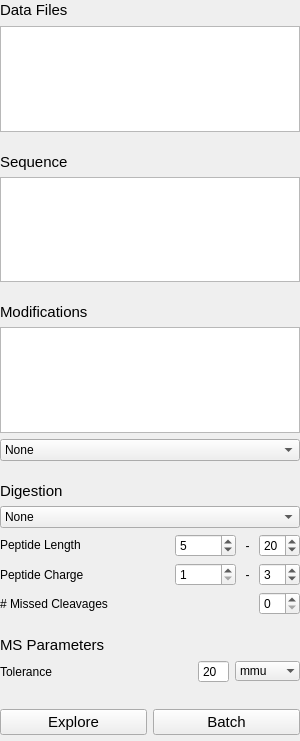
      <widget class="QWidget" name="scrollAreaWidgetContents">
       <property name="geometry">
        <rect>
         <x>0</x>
         <y>0</y>
         <width>300</width>
         <height>741</height>
        </rect>
       </property>
       <layout class="QGridLayout" name="gridLayout_11">
        <property name="leftMargin">
         <number>0</number>
        </property>
        <property name="topMargin">
         <number>0</number>
        </property>
        <property name="rightMargin">
         <number>0</number>
        </property>
        <property name="bottomMargin">
         <number>6</number>
        </property>
        <property name="spacing">
         <number>6</number>
        </property>
        <item row="10" column="0">
         <widget class="QLabel" name="label_3">
          <property name="sizePolicy">
           <sizepolicy hsizetype="Expanding" vsizetype="Preferred">
            <horstretch>0</horstretch>
            <verstretch>0</verstretch>
           </sizepolicy>
          </property>
          <property name="maximumSize">
           <size>
            <width>16777215</width>
            <height>50</height>
           </size>
          </property>
          <property name="font">
           <font>
            <pointsize>11</pointsize>
            <weight>50</weight>
            <bold>false</bold>
           </font>
          </property>
          <property name="text">
           <string>Sequence</string>
          </property>
         </widget>
        </item>
        <item row="14" column="0">
         <widget class="QLabel" name="label_6">
          <property name="sizePolicy">
           <sizepolicy hsizetype="Expanding" vsizetype="Preferred">
            <horstretch>0</horstretch>
            <verstretch>0</verstretch>
           </sizepolicy>
          </property>
          <property name="font">
           <font>
            <pointsize>11</pointsize>
            <weight>50</weight>
            <bold>false</bold>
           </font>
          </property>
          <property name="toolTip">
           <string>Modifications applied to all possible residues, multiple per peptide</string>
          </property>
          <property name="text">
           <string>Modifications</string>
          </property>
         </widget>
        </item>
        <item row="7" column="0">
         <layout class="QHBoxLayout" name="horizontalLayout_3">
          <item>
           <widget class="QLabel" name="label_14">
            <property name="sizePolicy">
             <sizepolicy hsizetype="Preferred" vsizetype="Fixed">
              <horstretch>0</horstretch>
              <verstretch>0</verstretch>
             </sizepolicy>
            </property>
            <property name="font">
             <font>
              <pointsize>11</pointsize>
              <weight>50</weight>
              <bold>false</bold>
             </font>
            </property>
            <property name="text">
             <string>Data Files</string>
            </property>
           </widget>
          </item>
          <item>
           <spacer name="horizontalSpacer_5">
            <property name="orientation">
             <enum>Qt::Horizontal</enum>
            </property>
            <property name="sizeType">
             <enum>QSizePolicy::Expanding</enum>
            </property>
            <property name="sizeHint" stdset="0">
             <size>
              <width>200</width>
              <height>20</height>
             </size>
            </property>
           </spacer>
          </item>
          <item>
           <widget class="QPushButton" name="FileAdd">
            <property name="sizePolicy">
             <sizepolicy hsizetype="Preferred" vsizetype="Fixed">
              <horstretch>1</horstretch>
              <verstretch>0</verstretch>
             </sizepolicy>
            </property>
            <property name="minimumSize">
             <size>
              <width>20</width>
              <height>20</height>
             </size>
            </property>
            <property name="maximumSize">
             <size>
              <width>20</width>
              <height>20</height>
             </size>
            </property>
            <property name="font">
             <font>
              <weight>75</weight>
              <bold>true</bold>
             </font>
            </property>
            <property name="toolTip">
             <string>Add .mz5 Files</string>
            </property>
            <property name="text">
             <string/>
            </property>
            <property name="icon">
             <iconset resource="icons.qrc">
              <normaloff>:/icons/img/list-add.png</normaloff>:/icons/img/list-add.png</iconset>
            </property>
            <property name="iconSize">
             <size>
              <width>16</width>
              <height>16</height>
             </size>
            </property>
            <property name="checkable">
             <bool>false</bool>
            </property>
            <property name="default">
             <bool>false</bool>
            </property>
            <property name="flat">
             <bool>true</bool>
            </property>
           </widget>
          </item>
          <item>
           <widget class="QPushButton" name="FileConvert">
            <property name="minimumSize">
             <size>
              <width>20</width>
              <height>20</height>
             </size>
            </property>
            <property name="maximumSize">
             <size>
              <width>20</width>
              <height>20</height>
             </size>
            </property>
            <property name="toolTip">
             <string>Convert MS Files</string>
            </property>
            <property name="text">
             <string/>
            </property>
            <property name="icon">
             <iconset resource="icons.qrc">
              <normaloff>:/icons/img/Gnome-go-jump.svg</normaloff>:/icons/img/Gnome-go-jump.svg</iconset>
            </property>
            <property name="flat">
             <bool>true</bool>
            </property>
           </widget>
          </item>
          <item>
           <widget class="QPushButton" name="FileRemove">
            <property name="sizePolicy">
             <sizepolicy hsizetype="Preferred" vsizetype="Fixed">
              <horstretch>0</horstretch>
              <verstretch>0</verstretch>
             </sizepolicy>
            </property>
            <property name="minimumSize">
             <size>
              <width>20</width>
              <height>20</height>
             </size>
            </property>
            <property name="maximumSize">
             <size>
              <width>20</width>
              <height>20</height>
             </size>
            </property>
            <property name="font">
             <font>
              <pointsize>10</pointsize>
              <weight>75</weight>
              <bold>true</bold>
             </font>
            </property>
            <property name="toolTip">
             <string>Remove Files</string>
            </property>
            <property name="text">
             <string/>
            </property>
            <property name="icon">
             <iconset resource="icons.qrc">
              <normaloff>:/icons/img/list-remove.png</normaloff>:/icons/img/list-remove.png</iconset>
            </property>
            <property name="iconSize">
             <size>
              <width>16</width>
              <height>16</height>
             </size>
            </property>
            <property name="flat">
             <bool>true</bool>
            </property>
           </widget>
          </item>
         </layout>
        </item>
        <item row="15" column="0">
         <widget class="QListWidget" name="FixModList">
          <property name="sizePolicy">
           <sizepolicy hsizetype="Expanding" vsizetype="Preferred">
            <horstretch>0</horstretch>
            <verstretch>0</verstretch>
           </sizepolicy>
          </property>
          <property name="minimumSize">
           <size>
            <width>0</width>
            <height>60</height>
           </size>
          </property>
          <property name="maximumSize">
           <size>
            <width>16777215</width>
            <height>16777215</height>
           </size>
          </property>
          <property name="mouseTracking">
           <bool>true</bool>
          </property>
          <property name="midLineWidth">
           <number>0</number>
          </property>
          <property name="editTriggers">
           <set>QAbstractItemView::DoubleClicked|QAbstractItemView::EditKeyPressed|QAbstractItemView::SelectedClicked</set>
          </property>
          <property name="alternatingRowColors">
           <bool>false</bool>
          </property>
          <property name="selectionMode">
           <enum>QAbstractItemView::MultiSelection</enum>
          </property>
          <property name="selectionBehavior">
           <enum>QAbstractItemView::SelectRows</enum>
          </property>
          <property name="layoutMode">
           <enum>QListView::SinglePass</enum>
          </property>
          <property name="modelColumn">
           <number>0</number>
          </property>
          <property name="selectionRectVisible">
           <bool>false</bool>
          </property>
          <property name="sortingEnabled">
           <bool>false</bool>
          </property>
         </widget>
        </item>
        <item row="9" column="0">
         <spacer name="verticalSpacer_3">
          <property name="orientation">
           <enum>Qt::Vertical</enum>
          </property>
          <property name="sizeType">
           <enum>QSizePolicy::MinimumExpanding</enum>
          </property>
          <property name="sizeHint" stdset="0">
           <size>
            <width>20</width>
            <height>15</height>
           </size>
          </property>
         </spacer>
        </item>
        <item row="28" column="0">
         <spacer name="verticalSpacer_6">
          <property name="orientation">
           <enum>Qt::Vertical</enum>
          </property>
          <property name="sizeType">
           <enum>QSizePolicy::MinimumExpanding</enum>
          </property>
          <property name="sizeHint" stdset="0">
           <size>
            <width>20</width>
            <height>20</height>
           </size>
          </property>
         </spacer>
        </item>
        <item row="16" column="0">
         <widget class="QComboBox" name="DiffMod">
          <property name="sizePolicy">
           <sizepolicy hsizetype="Expanding" vsizetype="Fixed">
            <horstretch>0</horstretch>
            <verstretch>0</verstretch>
           </sizepolicy>
          </property>
          <property name="insertPolicy">
           <enum>QComboBox::InsertAlphabetically</enum>
          </property>
          <item>
           <property name="text">
            <string>None</string>
           </property>
          </item>
         </widget>
        </item>
        <item row="11" column="0">
         <widget class="QPlainTextEdit" name="SeqInput">
          <property name="sizePolicy">
           <sizepolicy hsizetype="Expanding" vsizetype="Expanding">
            <horstretch>0</horstretch>
            <verstretch>0</verstretch>
           </sizepolicy>
          </property>
          <property name="minimumSize">
           <size>
            <width>0</width>
            <height>50</height>
           </size>
          </property>
          <property name="maximumSize">
           <size>
            <width>16777215</width>
            <height>16777215</height>
           </size>
          </property>
          <property name="font">
           <font>
            <family>Monospace</family>
            <pointsize>9</pointsize>
            <weight>50</weight>
            <bold>false</bold>
           </font>
          </property>
          <property name="contextMenuPolicy">
           <enum>Qt::DefaultContextMenu</enum>
          </property>
          <property name="toolTip">
           <string/>
          </property>
          <property name="toolTipDuration">
           <number>-1</number>
          </property>
          <property name="whatsThis">
           <string>Enter the FASTA sequence for the protein being investigated.</string>
          </property>
          <property name="plainText">
           <string/>
          </property>
          <property name="backgroundVisible">
           <bool>false</bool>
          </property>
          <property name="centerOnScroll">
           <bool>false</bool>
          </property>
          <property name="placeholderText">
           <string>Paste/drag and drop sequence here</string>
          </property>
         </widget>
        </item>
        <item row="19" column="0">
         <layout class="QGridLayout" name="gridLayout_10">
          <item row="2" column="3">
           <widget class="QSpinBox" name="MinLen">
            <property name="maximumSize">
             <size>
              <width>16777215</width>
              <height>16777215</height>
             </size>
            </property>
            <property name="font">
             <font>
              <pointsize>9</pointsize>
             </font>
            </property>
            <property name="correctionMode">
             <enum>QAbstractSpinBox::CorrectToNearestValue</enum>
            </property>
            <property name="suffix">
             <string/>
            </property>
            <property name="minimum">
             <number>2</number>
            </property>
            <property name="maximum">
             <number>10000</number>
            </property>
            <property name="value">
             <number>5</number>
            </property>
           </widget>
          </item>
          <item row="2" column="4">
           <widget class="QLabel" name="label_19">
            <property name="font">
             <font>
              <pointsize>9</pointsize>
             </font>
            </property>
            <property name="text">
             <string> - </string>
            </property>
            <property name="alignment">
             <set>Qt::AlignCenter</set>
            </property>
           </widget>
          </item>
          <item row="3" column="5">
           <widget class="QSpinBox" name="MaxChg">
            <property name="maximumSize">
             <size>
              <width>16777215</width>
              <height>16777215</height>
             </size>
            </property>
            <property name="font">
             <font>
              <pointsize>9</pointsize>
             </font>
            </property>
            <property name="correctionMode">
             <enum>QAbstractSpinBox::CorrectToNearestValue</enum>
            </property>
            <property name="minimum">
             <number>1</number>
            </property>
            <property name="maximum">
             <number>8</number>
            </property>
            <property name="value">
             <number>3</number>
            </property>
           </widget>
          </item>
          <item row="3" column="3">
           <widget class="QSpinBox" name="MinChg">
            <property name="maximumSize">
             <size>
              <width>16777215</width>
              <height>16777215</height>
             </size>
            </property>
            <property name="font">
             <font>
              <pointsize>9</pointsize>
             </font>
            </property>
            <property name="frame">
             <bool>true</bool>
            </property>
            <property name="buttonSymbols">
             <enum>QAbstractSpinBox::UpDownArrows</enum>
            </property>
            <property name="accelerated">
             <bool>false</bool>
            </property>
            <property name="correctionMode">
             <enum>QAbstractSpinBox::CorrectToNearestValue</enum>
            </property>
            <property name="showGroupSeparator" stdset="0">
             <bool>false</bool>
            </property>
            <property name="minimum">
             <number>1</number>
            </property>
            <property name="maximum">
             <number>8</number>
            </property>
           </widget>
          </item>
          <item row="2" column="5">
           <widget class="QSpinBox" name="MaxLen">
            <property name="maximumSize">
             <size>
              <width>16777215</width>
              <height>16777215</height>
             </size>
            </property>
            <property name="font">
             <font>
              <pointsize>9</pointsize>
             </font>
            </property>
            <property name="correctionMode">
             <enum>QAbstractSpinBox::CorrectToNearestValue</enum>
            </property>
            <property name="suffix">
             <string/>
            </property>
            <property name="minimum">
             <number>1</number>
            </property>
            <property name="maximum">
             <number>99</number>
            </property>
            <property name="value">
             <number>20</number>
            </property>
           </widget>
          </item>
          <item row="3" column="4">
           <widget class="QLabel" name="label_20">
            <property name="font">
             <font>
              <pointsize>9</pointsize>
             </font>
            </property>
            <property name="text">
             <string> - </string>
            </property>
            <property name="alignment">
             <set>Qt::AlignCenter</set>
            </property>
           </widget>
          </item>
          <item row="5" column="5">
           <widget class="QSpinBox" name="MissCleave">
            <property name="maximumSize">
             <size>
              <width>16777215</width>
              <height>16777215</height>
             </size>
            </property>
            <property name="font">
             <font>
              <pointsize>9</pointsize>
             </font>
            </property>
            <property name="buttonSymbols">
             <enum>QAbstractSpinBox::UpDownArrows</enum>
            </property>
            <property name="maximum">
             <number>10</number>
            </property>
           </widget>
          </item>
          <item row="5" column="0" colspan="5">
           <widget class="QLabel" name="label">
            <property name="sizePolicy">
             <sizepolicy hsizetype="Expanding" vsizetype="Preferred">
              <horstretch>0</horstretch>
              <verstretch>0</verstretch>
             </sizepolicy>
            </property>
            <property name="maximumSize">
             <size>
              <width>3000</width>
              <height>16777215</height>
             </size>
            </property>
            <property name="font">
             <font>
              <pointsize>9</pointsize>
             </font>
            </property>
            <property name="toolTip">
             <string>Number of missed cleavages to consider</string>
            </property>
            <property name="text">
             <string># Missed Cleavages</string>
            </property>
            <property name="alignment">
             <set>Qt::AlignLeading|Qt::AlignLeft|Qt::AlignVCenter</set>
            </property>
            <property name="indent">
             <number>0</number>
            </property>
           </widget>
          </item>
          <item row="2" column="2">
           <spacer name="horizontalSpacer_2">
            <property name="orientation">
             <enum>Qt::Horizontal</enum>
            </property>
            <property name="sizeHint" stdset="0">
             <size>
              <width>40</width>
              <height>20</height>
             </size>
            </property>
           </spacer>
          </item>
          <item row="2" column="0" colspan="2">
           <widget class="QLabel" name="label_9">
            <property name="font">
             <font>
              <pointsize>9</pointsize>
             </font>
            </property>
            <property name="toolTip">
             <string>Mass range used by the instrument</string>
            </property>
            <property name="text">
             <string>&lt;html&gt;&lt;head/&gt;&lt;body&gt;&lt;p&gt;Peptide Length&lt;/p&gt;&lt;/body&gt;&lt;/html&gt;</string>
            </property>
            <property name="alignment">
             <set>Qt::AlignLeading|Qt::AlignLeft|Qt::AlignVCenter</set>
            </property>
            <property name="indent">
             <number>0</number>
            </property>
           </widget>
          </item>
          <item row="3" column="0" colspan="2">
           <widget class="QLabel" name="label_8">
            <property name="font">
             <font>
              <pointsize>9</pointsize>
             </font>
            </property>
            <property name="toolTip">
             <string>Range of peptide charge states to consider</string>
            </property>
            <property name="text">
             <string>Peptide Charge</string>
            </property>
            <property name="alignment">
             <set>Qt::AlignLeading|Qt::AlignLeft|Qt::AlignVCenter</set>
            </property>
            <property name="indent">
             <number>0</number>
            </property>
           </widget>
          </item>
          <item row="0" column="0" colspan="6">
           <widget class="QComboBox" name="Enzyme">
            <property name="sizePolicy">
             <sizepolicy hsizetype="Expanding" vsizetype="Fixed">
              <horstretch>0</horstretch>
              <verstretch>0</verstretch>
             </sizepolicy>
            </property>
            <property name="maximumSize">
             <size>
              <width>16777215</width>
              <height>16777215</height>
             </size>
            </property>
            <property name="font">
             <font>
              <pointsize>9</pointsize>
             </font>
            </property>
            <property name="insertPolicy">
             <enum>QComboBox::InsertAlphabetically</enum>
            </property>
            <item>
             <property name="text">
              <string>None</string>
             </property>
            </item>
           </widget>
          </item>
         </layout>
        </item>
        <item row="20" column="0">
         <spacer name="verticalSpacer_9">
          <property name="orientation">
           <enum>Qt::Vertical</enum>
          </property>
          <property name="sizeType">
           <enum>QSizePolicy::MinimumExpanding</enum>
          </property>
          <property name="sizeHint" stdset="0">
           <size>
            <width>20</width>
            <height>15</height>
           </size>
          </property>
         </spacer>
        </item>
        <item row="17" column="0">
         <spacer name="verticalSpacer_7">
          <property name="orientation">
           <enum>Qt::Vertical</enum>
          </property>
          <property name="sizeType">
           <enum>QSizePolicy::MinimumExpanding</enum>
          </property>
          <property name="sizeHint" stdset="0">
           <size>
            <width>20</width>
            <height>15</height>
           </size>
          </property>
         </spacer>
        </item>
        <item row="12" column="0">
         <spacer name="verticalSpacer_5">
          <property name="orientation">
           <enum>Qt::Vertical</enum>
          </property>
          <property name="sizeType">
           <enum>QSizePolicy::MinimumExpanding</enum>
          </property>
          <property name="sizeHint" stdset="0">
           <size>
            <width>20</width>
            <height>15</height>
           </size>
          </property>
         </spacer>
        </item>
        <item row="18" column="0">
         <widget class="QLabel" name="label_2">
          <property name="sizePolicy">
           <sizepolicy hsizetype="Expanding" vsizetype="Preferred">
            <horstretch>0</horstretch>
            <verstretch>0</verstretch>
           </sizepolicy>
          </property>
          <property name="font">
           <font>
            <pointsize>11</pointsize>
           </font>
          </property>
          <property name="text">
           <string>Digestion</string>
          </property>
         </widget>
        </item>
        <item row="21" column="0">
         <widget class="QLabel" name="label_7">
          <property name="sizePolicy">
           <sizepolicy hsizetype="Expanding" vsizetype="Preferred">
            <horstretch>0</horstretch>
            <verstretch>0</verstretch>
           </sizepolicy>
          </property>
          <property name="font">
           <font>
            <pointsize>11</pointsize>
           </font>
          </property>
          <property name="text">
           <string>MS Parameters</string>
          </property>
         </widget>
        </item>
        <item row="22" column="0">
         <layout class="QHBoxLayout" name="horizontalLayout_5">
          <item>
           <widget class="QLabel" name="label_21">
            <property name="sizePolicy">
             <sizepolicy hsizetype="Preferred" vsizetype="Preferred">
              <horstretch>1</horstretch>
              <verstretch>0</verstretch>
             </sizepolicy>
            </property>
            <property name="font">
             <font>
              <pointsize>9</pointsize>
             </font>
            </property>
            <property name="text">
             <string>Tolerance</string>
            </property>
            <property name="alignment">
             <set>Qt::AlignLeading|Qt::AlignLeft|Qt::AlignVCenter</set>
            </property>
            <property name="indent">
             <number>0</number>
            </property>
           </widget>
          </item>
          <item>
           <widget class="QDoubleSpinBox" name="TolVal">
            <property name="maximumSize">
             <size>
              <width>16777215</width>
              <height>16777215</height>
             </size>
            </property>
            <property name="font">
             <font>
              <pointsize>9</pointsize>
             </font>
            </property>
            <property name="buttonSymbols">
             <enum>QAbstractSpinBox::NoButtons</enum>
            </property>
            <property name="decimals">
             <number>0</number>
            </property>
            <property name="minimum">
             <double>1.000000000000000</double>
            </property>
            <property name="maximum">
             <double>500.000000000000000</double>
            </property>
            <property name="singleStep">
             <double>1.000000000000000</double>
            </property>
            <property name="value">
             <double>20.000000000000000</double>
            </property>
           </widget>
          </item>
          <item>
           <widget class="QComboBox" name="TolUnit">
            <property name="sizePolicy">
             <sizepolicy hsizetype="Expanding" vsizetype="Fixed">
              <horstretch>0</horstretch>
              <verstretch>0</verstretch>
             </sizepolicy>
            </property>
            <property name="minimumSize">
             <size>
              <width>65</width>
              <height>0</height>
             </size>
            </property>
            <property name="maximumSize">
             <size>
              <width>16777215</width>
              <height>16777215</height>
             </size>
            </property>
            <property name="font">
             <font>
              <pointsize>9</pointsize>
             </font>
            </property>
            <property name="duplicatesEnabled">
             <bool>false</bool>
            </property>
            <property name="frame">
             <bool>false</bool>
            </property>
            <item>
             <property name="text">
              <string>mmu</string>
             </property>
            </item>
            <item>
             <property name="text">
              <string>ppm</string>
             </property>
            </item>
           </widget>
          </item>
         </layout>
        </item>
        <item row="8" column="0">
         <widget class="QListWidget" name="FileList">
          <property name="sizePolicy">
           <sizepolicy hsizetype="Expanding" vsizetype="Expanding">
            <horstretch>0</horstretch>
            <verstretch>0</verstretch>
           </sizepolicy>
          </property>
          <property name="minimumSize">
           <size>
            <width>0</width>
            <height>60</height>
           </size>
          </property>
          <property name="maximumSize">
           <size>
            <width>16777215</width>
            <height>16777215</height>
           </size>
          </property>
          <property name="contextMenuPolicy">
           <enum>Qt::ActionsContextMenu</enum>
          </property>
          <property name="acceptDrops">
           <bool>false</bool>
          </property>
          <property name="sizeAdjustPolicy">
           <enum>QAbstractScrollArea::AdjustIgnored</enum>
          </property>
          <property name="dragEnabled">
           <bool>true</bool>
          </property>
          <property name="dragDropMode">
           <enum>QAbstractItemView::DragOnly</enum>
          </property>
          <property name="defaultDropAction">
           <enum>Qt::CopyAction</enum>
          </property>
          <property name="selectionBehavior">
           <enum>QAbstractItemView::SelectItems</enum>
          </property>
          <property name="wordWrap">
           <bool>true</bool>
          </property>
          <property name="selectionRectVisible">
           <bool>true</bool>
          </property>
          <property name="sortingEnabled">
           <bool>false</bool>
          </property>
         </widget>
        </item>
        <item row="31" column="0">
         <layout class="QHBoxLayout" name="horizontalLayout_2">
          <item>
           <widget class="QPushButton" name="UpdateBtn">
            <property name="sizePolicy">
             <sizepolicy hsizetype="Expanding" vsizetype="Fixed">
              <horstretch>0</horstretch>
              <verstretch>0</verstretch>
             </sizepolicy>
            </property>
            <property name="maximumSize">
             <size>
              <width>16777215</width>
              <height>16777215</height>
             </size>
            </property>
            <property name="font">
             <font>
              <pointsize>11</pointsize>
             </font>
            </property>
            <property name="toolTip">
             <string/>
            </property>
            <property name="layoutDirection">
             <enum>Qt::LeftToRight</enum>
            </property>
            <property name="text">
             <string>Explore</string>
            </property>
            <property name="icon">
             <iconset resource="icons.qrc">
              <normaloff>:/icons/img/Gnome-edit-find.svg</normaloff>:/icons/img/Gnome-edit-find.svg</iconset>
            </property>
            <property name="iconSize">
             <size>
              <width>16</width>
              <height>16</height>
             </size>
            </property>
            <property name="autoDefault">
             <bool>false</bool>
            </property>
            <property name="default">
             <bool>false</bool>
            </property>
            <property name="flat">
             <bool>false</bool>
            </property>
           </widget>
          </item>
          <item>
           <widget class="QPushButton" name="BatchBtn">
            <property name="enabled">
             <bool>true</bool>
            </property>
            <property name="sizePolicy">
             <sizepolicy hsizetype="Expanding" vsizetype="Fixed">
              <horstretch>0</horstretch>
              <verstretch>0</verstretch>
             </sizepolicy>
            </property>
            <property name="font">
             <font>
              <pointsize>11</pointsize>
             </font>
            </property>
            <property name="toolTip">
             <string>Batch Process all Data Files</string>
            </property>
            <property name="text">
             <string>Batch</string>
            </property>
            <property name="icon">
             <iconset resource="icons.qrc">
              <normaloff>:/icons/img/Gnome-system-run.svg</normaloff>:/icons/img/Gnome-system-run.svg</iconset>
            </property>
           </widget>
          </item>
         </layout>
        </item>
       </layout>
      </widget>
